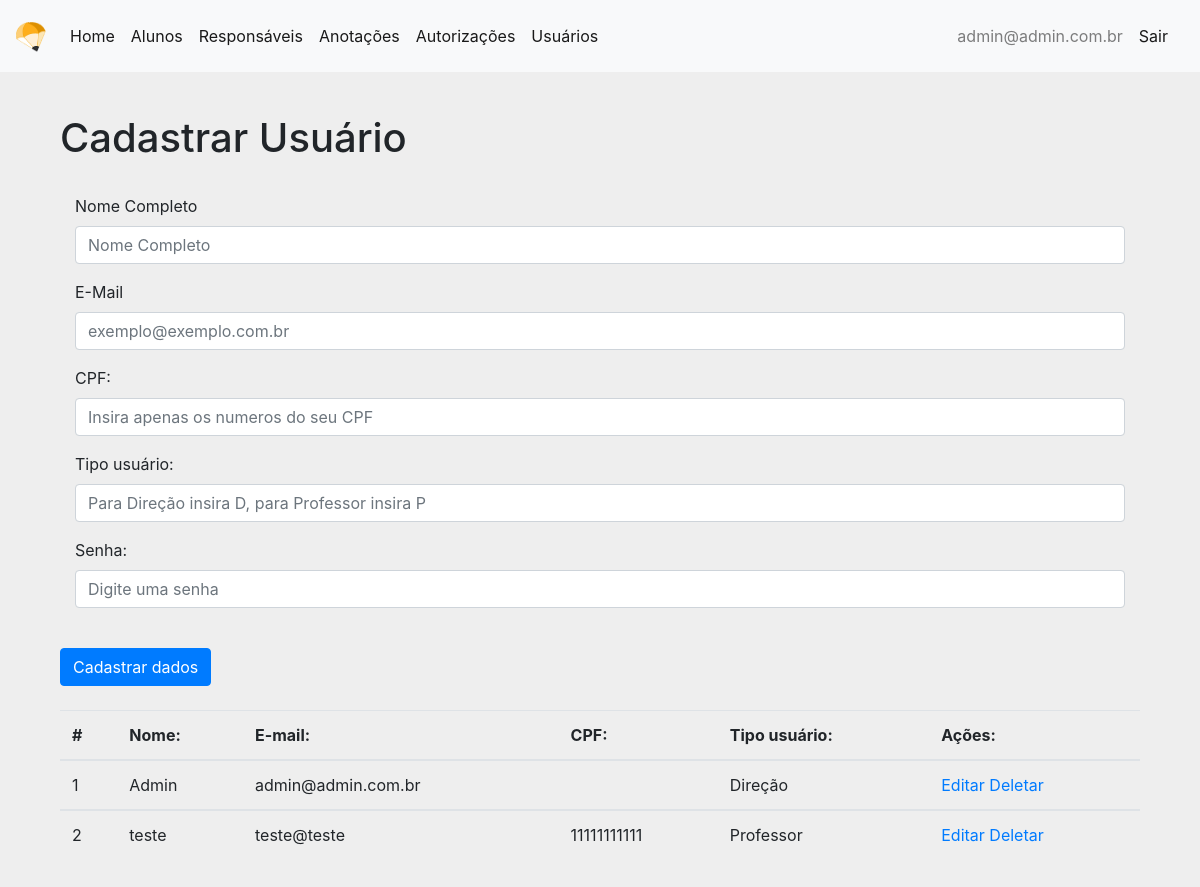
Screenshot of /view/header.php?link=2 (signed in) with the database file from the repository.
### tables this page shows
CREATE TABLE `cadusuario` (
  `id` int(11) NOT NULL,
  `nome` varchar(60) DEFAULT NULL,
  `senha` varchar(20) DEFAULT NULL,
  `email` varchar(60) DEFAULT NULL,
  `cpf` varchar(15) DEFAULT NULL,
  `tipo_usuario` char(1) DEFAULT NULL
);

### classes/Crud.php (called while the page is built, shortened)
<?php
require_once 'DB.php';
abstract class Crud extends DB{
	protected $table;
	public function findAll(){
		$sql  = "SELECT * FROM $this->table";
		$stmt = DB::prepare($sql);
		$stmt->execute();
		return $stmt->fetchAll();
	}
}

### classes/DB.php (called while the page is built, shortened)
<?php
class DB{
	private static $instance;
	public static function getInstance(){
		if(!isset(self::$instance)){
			try {
				self::$instance = new PDO('mysql:host=' . DB_HOST . ';dbname=' . DB_NAME, DB_USER, DB_PASS);
				self::$instance->setAttribute( PDO::ATTR_ERRMODE, PDO::ERRMODE_EXCEPTION);
				self::$instance->setAttribute(PDO::ATTR_DEFAULT_FETCH_MODE, PDO::FETCH_OBJ);
			} catch (PDOException $e) {
				echo $e->getMessage();
			}
		}
		return self::$instance;
	}
	public static function prepare($sql){
		return self::getInstance()->prepare($sql);
	}
}

### view/formUsuario.php (the view, shortened to what this page needs)
<?php
$usuario = new Usuarios();
?>
<?php
if(isset($_GET['acao']) && $_GET['acao'] == 'editar'){
    $id = (int)$_GET['id'];
    $resultado = $usuario->find($id);
?>
<div class="container">
    <div class="row">
        <div class="col-md-12">
            <form method="post" action="">
                <div class="page-header">
                    <br />
                    <br />
                    <h1>Atualizar Usuário</h1>
                </div>
                <div class="form-group col-md-12">
                    <br />
                    <label for="nome">Nome:</label>
                    <input type="text" name="nome" maxlength="60" class="form-control" value="<?php echo $resultado->nome; ?>" required />
                </div>
                <div class="form-group col-md-12">
                <label for="nome">E-Mail:</label>
                    <input type="email" name="email" maxlength="60" class="form-control" value="<?php echo $resultado->email; ?>" required />
                </div>
                <div class="form-group col-md-12">
                <label for="nome">CPF:</label>
                    <input type="number" name="cpf" maxlength="15" class="form-control" value="<?php echo $resultado->cpf; ?>" required />
                </div>
                <div class="form-group col-md-12">
                <label for="nome">Tipo usuário:</label>
                    <input type="text" name="tipo_usuario" maxlength="1" class="form-control" value="<?php echo $resultado->tipo_usuario; ?>"required />
                </div>
                <div class="form-group col-md-12">
                <label for="nome">Senha:</label>
                    <input type="password" name="senha" maxlength="20" class="form-control" value="<?php echo $resultado->senha; ?>"required />
                </div>
                <input type="hidden" name="id" value="<?php echo $resultado->id; ?>">
                <br />
                <input type="submit" name="atualizar" class="btn btn-primary" value="Atualizar dados">
                <br />
                <br />
            </form>
		<?php }else{ ?>
<div class="container">
    <div class="row">
        <div class="col-md-12">
            <form method="post" action="">
                <div class="page-header">
                    <br />
                    <h1>Cadastrar Usuário</h1>
                </div>
                <div class="form-group col-md-12">
                    <br />
                    <label for="nome">Nome Completo</label>
                    <input type="text" name="nome" maxlength="60" class="form-control" placeholder="Nome Completo" required/>
                </div>
                <div class="form-group col-md-12">
                    <label for="email">E-Mail</label>
                    <input type="email" name="email" maxlength="60" class="form-control" placeholder="exemplo@exemplo.com.br" required/>
                </div>
                <div class="form-group col-md-12">
                <label for="nome">CPF:</label>
                    <input type="number" name="cpf" maxlength="15" class="form-control" placeholder="Insira apenas os numeros do seu CPF"  required/>
                </div>
                <div class="form-group col-md-12">
                <label for="nome">Tipo usuário:</label>
                    <input type="text" name="tipo_usuario" maxlength="1" class="form-control" placeholder="Para Direção insira D, para Professor insira P"required />
                </div>
                <div class="form-group col-md-12">
                <label for="nome">Senha:</label>
                    <input type="password" name="senha" maxlength="20" class="form-control" placeholder="Digite uma senha" required/>
                </div>
                <br />
                <input type="submit" name="cadastrar" class="btn btn-primary" value="Cadastrar dados">
                <br />
                <br />
            </form>
            <?php } ?>
            <table class="table table-hover">
            <thead>
                <tr>
                    <th>#</th>
                    <th>Nome:</th>
                    <th>E-mail:</th>
                    <th>CPF:</th>
                    <th>Tipo usuário:</th>
                    <th>Ações:</th>
                </tr>
            </thead>
            <?php foreach($usuario->findAll() as $key => $value): ?>
            <tbody>
                <tr>
                    <td><?php echo $value->id; ?></td>
                    <td><?php echo $value->nome; ?></td>
                    <td><?php echo $value->email; ?></td>
                    <td><?php echo $value->cpf; ?></td>
                    <td><?php if($value->tipo_usuario == 'D'){ echo 'Direção'; } elseif($value->tipo_usuario == 'P'){ echo 'Professor'; } ?></td>
                    <td>
                        <?php echo "<a href='header.php?link=2&acao=editar&id=" . $value->id . "'>Editar</a>"; ?>
                        <?php echo "<a href='header.php?link=2&acao=deletar&id=" . $value->id . "' onclick='return confirm(\"Deseja realmente deletar?\")'>Deletar</a>"; ?>
                    </td>
                </tr>
            </tbody>
            <?php endforeach; ?>
            </table>
        </div>
    </div>
</div>

### css/styles.css (style rules this page uses)
body { padding-top: 40px; padding-bottom: 40px; background-color: #eee; }
.page-header { margin-top: 50px; }

### rows the page displays
cadusuario: id "1", nome "Admin", email "admin@admin.com.br", tipo_usuario "Direção"
cadusuario: id "2", nome "teste", email "teste@teste", cpf "11111111111", tipo_usuario "Professor"

### other values shown
$_SESSION['email'] "admin@admin.com.br"
